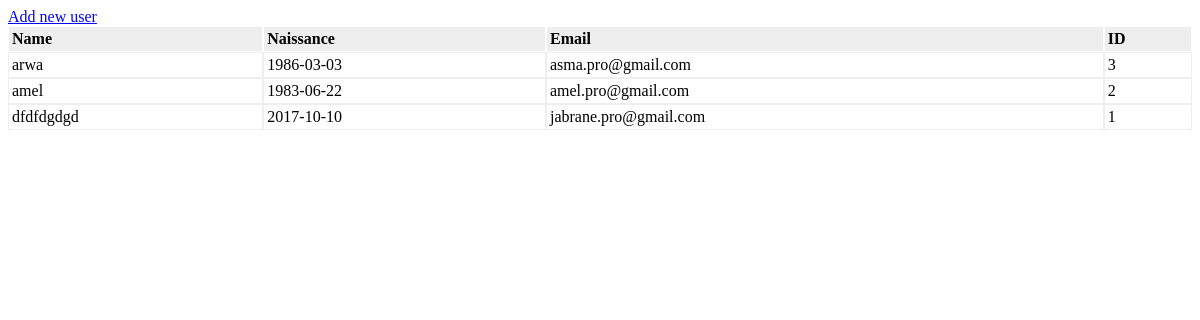
The page / on the database its author committed.
### tables this page shows
CREATE TABLE IF NOT EXISTS `utilisateur` (
  `id_UTILISATEUR` int(10) NOT NULL AUTO_INCREMENT,
  `nom_UTILISATEUR` varchar(25) NOT NULL,
  `email_UTILISATEUR` varchar(100) NOT NULL,
  `password_UTILISATEUR` varchar(150) NOT NULL,
  `naissance_UTILISATEUR` date NOT NULL,
  `sexe_UTILISATEUR` varchar(1) DEFAULT NULL,
  PRIMARY KEY (`id_UTILISATEUR`)
);

### index.php (called while the page is built)
<?php
require_once 'controller/userController.php';
handleRequest();

### model/userModel.php (called while the page is built, shortened)
<?php
require_once 'config/config.php';
function getAllUsers()
{
    $query = 'SELECT id_UTILISATEUR, nom_UTILISATEUR, email_UTILISATEUR, naissance_UTILISATEUR FROM `utilisateur` ORDER BY id_UTILISATEUR DESC';
    $result = my_fetch_all($query);
    if (is_null($result)) {
        $errors['users'] = 'Erreur dans la récupération des utilisateurs.';
        return false;
    } else {
        return $result;
    }
}

### config/config.php (called while the page is built, shortened)
<?php
function my_query($query)
{
    global $link;
    $result = mysqli_query($link, $query);
    return $result;
}
function my_fetch_all($query)
{
    $result = my_query($query);
    $data = mysqli_fetch_all($result, MYSQLI_ASSOC);
    return $data;
}

### view/listUsers.php (the view, shortened to what this page needs)
<!DOCTYPE html>
<html>
    <head>
    </head>
    <body>
        <div><a href="index.php?op=new">Add new user</a></div>
        <table class="users" border="0" cellpadding="0" cellspacing="0">
            <thead>
                <tr>
                    <th>Name</a></th>
                    <th>Naissance</a></th>
                    <th>Email</a></th>
                    <th>ID</a></th>
                </tr>
            </thead>
            <tbody>
            <?php
            foreach ($contacts as $contact): ?>
                <tr>
                    <td><?php print htmlentities($contact['nom_UTILISATEUR']); ?></a></td>
                    <td><?php print htmlentities($contact['naissance_UTILISATEUR']); ?></td>
                    <td><?php print htmlentities($contact['email_UTILISATEUR']); ?></td>
                    <td><?php print htmlentities($contact['id_UTILISATEUR']); ?></td>
                </tr>
            <?php endforeach; ?>
            </tbody>
        </table>
    </body>
</html>

### controller/userController.php (shortened to what this page needs)
<?php
require_once 'model/userModel.php';
    function handleRequest() {
        $op = isset($_GET['op'])?$_GET['op']:NULL;
            if ( !$op || $op == 'list' ) {
                listUsers();
            } elseif ( $op == 'new' ) {
                saveContact();
            } else{
                showError("Page not found", "Page for operation ".$op." was not found!");
            }
        }
     function listUsers() {
        $contacts = getAllUsers();
        include 'view/listUsers.php';
    }
?>

### view/listUsers.php (style rules this page uses)
table.users { width: 100%; }
table.users thead { background-color: #eee; text-align: left; }
table.users thead th { border: solid 1px #fff; padding: 3px; }
table.users tbody td { border: solid 1px #eee; padding: 3px; }
a, a:hover, a:active, a:visited { color: blue; text-decoration: underline; }

### rows shown on the page
utilisateur: nom_UTILISATEUR "arwa", naissance_UTILISATEUR "1986-03-03", email_UTILISATEUR "asma.pro@gmail.com", id_UTILISATEUR "3"
utilisateur: nom_UTILISATEUR "amel", naissance_UTILISATEUR "1983-06-22", email_UTILISATEUR "amel.pro@gmail.com", id_UTILISATEUR "2"
utilisateur: nom_UTILISATEUR "dfdfdgdgd", naissance_UTILISATEUR "2017-10-10", email_UTILISATEUR "jabrane.pro@gmail.com", id_UTILISATEUR "1"
